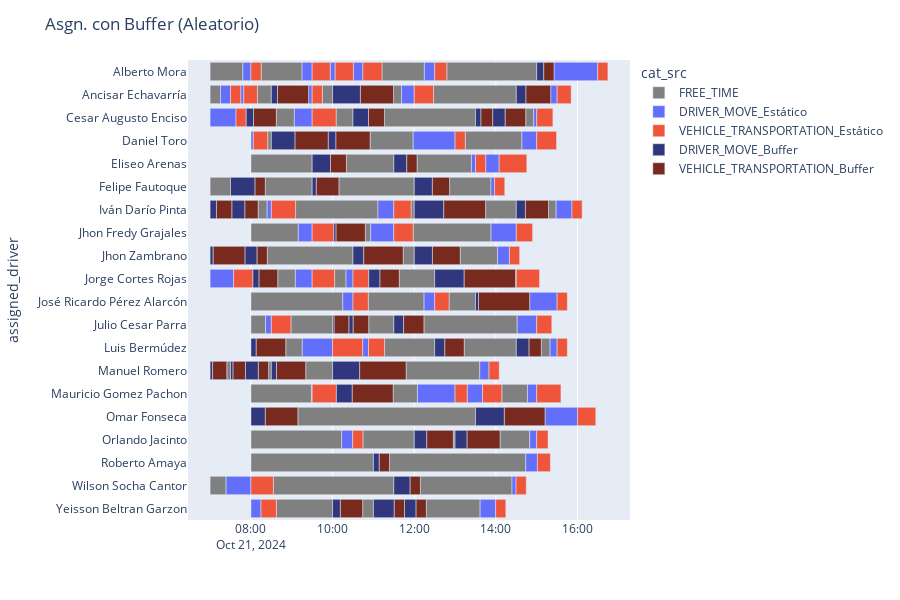

The cell this chart's notebook holds for it:
### Markdown cell above
#### Asignación dinámica con buffer

### Code cell
# ── BLOQUE 3: ASIGNACIÓN DINÁMICA CON BUFFER y ALPHA_BUFFER ─────────────────

import pandas as pd
import random
import math
from datetime import datetime, timedelta
import plotly.express as px

# — Parámetros & Seed —————————————————————————————————————————————————────────
alfred_speed            = 30
vehicle_transport_speed = 40
tiempo_previo           = 30
tiempo_gracia           = 15
tiempo_alistar          = 15
tiempo_finalizacion     = 15

BUFFER_TIME    = 60    # minutos por ventana
BUFFER_SEED    = 100   # semilla para reproducibilidad
ALPHA_BUFFER   = 0     # 0 = aleatorio, 1 = greedy por schedule_date_din

random.seed(BUFFER_SEED)

# — 1) Cargo plantilla y ventanas FREE_TIME estáticas ————————————————————————
df_cleaned = pd.read_pickle('cleaned_dyn_template.pkl')

free_windows = (
    df_moves
      .query("labor_category=='FREE_TIME'")
      [['assigned_driver','actual_start','actual_end','start_point']]
      .rename(columns={
          'actual_start':'win_start',
          'actual_end':  'win_end',
          'start_point':'win_pos'
    })
)
windows = [
    {'driver': w['assigned_driver'],
     'pos':    w['win_pos'],
     'avail':  w['win_start'],
     'end':    w['win_end']}
    for _, w in free_windows.iterrows()
]

# — 2) Eventos y ventanas ————————————————————————————————————————————————
df_events = df_cleaned.copy()
min_din = df_events['schedule_date_din'].min().floor('T')
max_din = df_events['schedule_date_din'].max().ceil('T')

window_starts = pd.date_range(
    start=min_din,
    end=max_din,
    freq=f'{BUFFER_TIME}min'
)

# — 3) Asignación por ventanas con ALPHA_BUFFER ——————————————————————————
dyn_buffer_recs = []

for win_start in window_starts:
    win_end = win_start + timedelta(minutes=BUFFER_TIME)

    # 3.1) Extraigo las órdenes de esta ventana
    ev_win = df_events[
        (df_events['schedule_date_din'] >= win_start) &
        (df_events['schedule_date_din'] < win_end)
    ].copy()

    # 3.2) Ordeno según ALPHA_BUFFER
    if ALPHA_BUFFER == 0:
        ev_win = ev_win.sample(frac=1, random_state=BUFFER_SEED).reset_index(drop=True)
    else:
        ev_win = ev_win.sort_values('schedule_date_din').reset_index(drop=True)

    # 3.3) Itero en ese orden
    for idx, row in ev_win.iterrows():
        svc   = row['service_id']
        sched = row['schedule_date']
        cat   = row['labor_category']

        if cat == 'VEHICLE_TRANSPORTATION':
            # early/late idéntico al estático
            early = row.get('prev_end', sched - timedelta(minutes=tiempo_previo))
            late  = early + timedelta(minutes=tiempo_previo + tiempo_gracia)

            # calculo duración del servicio
            dkm_s   = distance(row['map_start_point'], row['map_end_point'], method=DISTANCE_METHOD)
            drive_s = 0 if math.isnan(dkm_s) else dkm_s/vehicle_transport_speed*60
            dur_s   = tiempo_alistar + drive_s + (
                          tiempo_finalizacion if idx==len(ev_win)-1 else 0
                      )

            # candidatos en free_time
            cands = []
            for w in windows:
                dkm_m   = distance(w['pos'], row['map_start_point'], method=DISTANCE_METHOD)
                t_move  = timedelta(minutes=(0 if math.isnan(dkm_m) else dkm_m/alfred_speed*60))
                arrival = max(w['avail'], early) + t_move
                finish  = arrival + timedelta(minutes=dur_s)
                if arrival <= late and finish <= w['end']:
                    cands.append({'win':w,'arrival':arrival,'t_move':t_move})

            # selección según ALPHA_BUFFER
            pick = select_from_candidates(cands, ALPHA_BUFFER) if cands else None

            if pick:
                w      = pick['win']
                arr    = pick['arrival']
                depart = arr - pick['t_move']
                end_s  = arr + timedelta(minutes=dur_s)

                # DRIVER_MOVE_Buffer
                dyn_buffer_recs.append({
                    'service_id':      svc,
                    'labor_id':        f"{int(row['labor_id'])}_move_buf",
                    'labor_name':      'DRIVER_MOVE',
                    'labor_category':  'DRIVER_MOVE',
                    'assigned_driver': w['driver'],
                    'schedule_date':   depart,
                    'actual_start':    depart,
                    'actual_end':      arr,
                    'start_point':     w['pos'],
                    'end_point':       row['map_start_point'],
                    'src':             'Buffer'
                })
                # VEHICLE_TRANSPORTATION_Buffer
                dyn_buffer_recs.append({
                    'service_id':      svc,
                    'labor_id':        row['labor_id'],
                    'labor_name':      row['labor_name'],
                    'labor_category':  'VEHICLE_TRANSPORTATION',
                    'assigned_driver': w['driver'],
                    'schedule_date':   arr,
                    'actual_start':    arr,
                    'actual_end':      end_s,
                    'start_point':     row['map_start_point'],
                    'end_point':       row['map_end_point'],
                    'src':             'Buffer'
                })

                # actualizo ventana y marco prev_end
                w['avail'], w['pos'] = end_s, row['map_end_point']
                ev_win.at[idx,'prev_end'] = end_s

            else:
                # fallido
                dyn_buffer_recs.append({
                    'service_id':      svc,
                    'labor_id':        row['labor_id'],
                    'labor_name':      row['labor_name'],
                    'labor_category':  'VEHICLE_TRANSPORTATION',
                    'assigned_driver': pd.NA,
                    'schedule_date':   sched,
                    'actual_start':    pd.NaT,
                    'actual_end':      pd.NaT,
                    'start_point':     row['map_start_point'],
                    'end_point':       row['map_end_point'],
                    'src':             'Buffer'
                })

        else:
            # no‐transportes igual que estático
            astart = row.get('prev_end', sched)
            adur   = avg_times_map.get(row['labor_name'], tiempo_other)
            aend   = astart + timedelta(minutes=adur)
            dyn_buffer_recs.append({
                'service_id':      svc,
                'labor_id':        row['labor_id'],
                'labor_name':      row['labor_name'],
                'labor_category':  row['labor_category'],
                'assigned_driver': pd.NA,
                'schedule_date':   sched,
                'actual_start':    astart,
                'actual_end':      aend,
                'start_point':     row['map_start_point'],
                'end_point':       row['map_end_point'],
                'src':             'Buffer'
            })
            ev_win.at[idx,'prev_end'] = aend

# — 4) Concateno y reconstruyo timeline igual que antes ———————————————————————
svc_static = (
    df_moves
      .query("labor_category=='VEHICLE_TRANSPORTATION'")
      .assign(src='Estático')
)
svc_buf = (
    pd.DataFrame(dyn_buffer_recs)
      .query("labor_category=='VEHICLE_TRANSPORTATION'")
)

all_srv = pd.concat([svc_static, svc_buf], ignore_index=True)
all_srv = all_srv.sort_values(['assigned_driver','actual_start']).reset_index(drop=True)

# reconstruyo FREE_TIME + DRIVER_MOVE + SERVICE
timeline = []
initial  = {}
tz       = df_moves['schedule_date'].dt.tz
fd       = df_moves['schedule_date'].dt.date.min()

for _, d in directorio_df[directorio_df['city']=='BOGOTA'].iterrows():
    if pd.isna(d['latitud']): continue
    nm = d["ALFRED'S"]
    initial[nm] = {
        'pos': f"POINT ({d['longitud']} {d['latitud']})",
        'end': pd.Timestamp(
            datetime.combine(fd, datetime.strptime(d['start_time'],'%H:%M:%S').time())
        ).tz_localize(tz)
    }

for driver, grp in all_srv.groupby('assigned_driver'):
    last_pos = initial[driver]['pos']
    last_end = initial[driver]['end']
    for _, e in grp.iterrows():
        start, end = e['actual_start'], e['actual_end']
        sp, ep     = e['start_point'], e['end_point']
        # FREE_TIME
        dkm_m  = distance(last_pos, sp, method=DISTANCE_METHOD)
        t_m    = timedelta(minutes=(0 if math.isnan(dkm_m) else dkm_m/alfred_speed*60))
        depart = max(last_end, start - t_m)
        if depart > last_end:
            timeline.append({
                'service_id':     pd.NA,
                'labor_id':       f"{driver}_free",
                'labor_name':     'FREE_TIME',
                'labor_category':'FREE_TIME',
                'assigned_driver':driver,
                'schedule_date':  depart,
                'actual_start':   last_end,
                'actual_end':     depart,
                'start_point':    last_pos,
                'end_point':      last_pos,
                'src':            ''
            })
        # DRIVER_MOVE
        timeline.append({
            'service_id':     e['service_id'],
            'labor_id':       f"{int(e['labor_id'])}_move",
            'labor_name':     'DRIVER_MOVE',
            'labor_category':'DRIVER_MOVE',
            'assigned_driver':driver,
            'schedule_date':  e['schedule_date'],
            'actual_start':   depart,
            'actual_end':     start,
            'start_point':    last_pos,
            'end_point':      sp,
            'src':            e['src']
        })
        # SERVICE
        timeline.append({
            'service_id':      e['service_id'],
            'labor_id':        int(e['labor_id']),
            'labor_name':      e['labor_name'],
            'labor_category':  e['labor_category'],
            'assigned_driver': driver,
            'schedule_date':   e['schedule_date'],
            'actual_start':    start,
            'actual_end':      end,
            'start_point':     sp,
            'end_point':       ep,
            'src':             e['src']
        })
        last_end = end
        last_pos = ep

# DataFrame de timeline final para buffer
df_tl = pd.DataFrame(timeline)
df_tl['duration_min'] = (
    (df_tl['actual_end'] - df_tl['actual_start']).dt.total_seconds()/60
).round(1)

# **Dejo disponible para métricas**  
df_timeline_buffer = df_tl.copy()

# — 5) Dibujo GANTT combinado —————————————————————————————————————————————
def darken_hex(hex_color, factor=0.5):
    h = hex_color.lstrip('#')
    r,g,b = (int(h[i:i+2],16) for i in (0,2,4))
    return f'#{int(r*factor):02x}{int(g*factor):02x}{int(b*factor):02x}'

show = ['FREE_TIME','DRIVER_MOVE','VEHICLE_TRANSPORTATION']
df_plot = df_timeline_buffer[df_timeline_buffer['labor_category'].isin(show)].copy()
df_plot['cat_src'] = df_plot.apply(
    lambda r: 'FREE_TIME'
              if r['labor_category']=='FREE_TIME'
              else f"{r['labor_category']}_{r['src']}",
    axis=1
)

colors = {
    'FREE_TIME':                        'gray',
    'DRIVER_MOVE_Estático':             px.colors.qualitative.Plotly[0],
    'DRIVER_MOVE_Buffer':               darken_hex(px.colors.qualitative.Plotly[0],0.5),
    'VEHICLE_TRANSPORTATION_Estático':  px.colors.qualitative.Plotly[1],
    'VEHICLE_TRANSPORTATION_Buffer':    darken_hex(px.colors.qualitative.Plotly[1],0.5),
}

fig = px.timeline(
    df_plot,
    x_start="actual_start", x_end="actual_end",
    y="assigned_driver",
    color="cat_src",
    color_discrete_map=colors,
    hover_data=[
        "labor_name","service_id","labor_id",
        "schedule_date","duration_min",
        "start_point","end_point","src"
    ]
)
fig.update_yaxes(autorange="reversed")
fig.update_layout(
    height=600,
    title=f"Asgn. con Buffer ({'Greedy' if ALPHA_BUFFER==1 else 'Aleatorio'})"
)
fig.show()

### Figure 1 — Plotly figure (JSON) as saved in the notebook; plotly's stock layout.template omitted (floating-point values rounded to 4 significant figures; data arrays with more than 128 entries replaced by an {"elided": "..."} marker saying what was removed)
{"data": [{"base": ["2024-10-21T07:00:00.000000000", "2024-10-21T08:15:00.000000000", "2024-10-21T11:12:36.081079000", "2024-10-21T12:47:52.565126000", "2024-10-21T07:00:00.000000000", "2024-10-21T08:09:32.435722000", "2024-10-21T09:45:00.000000000", "2024-10-21T11:29:33.335199000", "2024-10-21T12:28:22.135002000", "2024-10-21T08:37:14.379409000", "2024-10-21T10:05:10.417188000", "2024-10-21T11:16:18.978247000", "2024-10-21T14:43:48.114843000", "2024-10-21T08:24:38.223934000", "2024-10-21T10:55:06.336408000", "2024-10-21T13:15:00.000000000", "2024-10-21T08:00:00.000000000", "2024-10-21T10:20:19.841105000", "2024-10-21T12:04:04.623024000", "2024-10-21T07:00:00.000000000", "2024-10-21T08:21:05.351018000", "2024-10-21T10:09:17.501100000", "2024-10-21T12:51:57.522459000", "2024-10-21T08:10:36.709389000", "2024-10-21T09:05:36.882108000", "2024-10-21T11:55:18.944273000", "2024-10-21T13:44:52.806938000", "2024-10-21T15:17:18.340184000", "2024-10-21T08:00:00.000000000", "2024-10-21T10:48:05.722918000", "2024-10-21T11:58:22.135002000", "2024-10-21T08:24:07.521181000", "2024-10-21T11:43:43.352431000", "2024-10-21T13:07:35.003091000", "2024-10-21T08:39:26.472925000", "2024-10-21T10:02:59.288271000", "2024-10-21T11:38:01.336252000", "2024-10-21T08:00:00.000000000", "2024-10-21T10:52:30.905831000", "2024-10-21T12:51:11.796208000", "2024-10-21T08:00:00.000000000", "2024-10-21T08:58:47.955690000", "2024-10-21T10:53:05.252381000", "2024-10-21T12:14:11.916200000", "2024-10-21T08:51:11.775264000", "2024-10-21T11:16:21.722901000", "2024-10-21T13:13:25.432702000", "2024-10-21T15:06:42.721832000", "2024-10-21T07:24:33.179152000", "2024-10-21T08:25:57.437638000", "2024-10-21T09:20:29.551187000", "2024-10-21T11:47:59.960836000", "2024-10-21T08:00:00.000000000", "2024-10-21T11:29:01.574016000", "2024-10-21T14:08:43.815845000", "2024-10-21T09:08:58.808307000", "2024-10-21T08:00:00.000000000", "2024-10-21T10:44:36.875218000", "2024-10-21T12:57:24.028172000", "2024-10-21T14:06:04.268200000", "2024-10-21T08:00:00.000000000", "2024-10-21T11:23:40.291855000", "2024-10-21T07:00:00.000000000", "2024-10-21T08:32:57.899997000", "2024-10-21T12:09:01.285511000", "2024-10-21T08:37:24.718092000", "2024-10-21T10:44:12.709431000", "2024-10-21T12:17:44.109498000"], "customdata": {"elided": "68x8 mixed values"}, "hovertemplate": "cat_src=FREE_TIME<br>actual_start=%{base}<br>actual_end=%{x}<br>assigned_driver=%{y}<br>labor_name=%{customdata[0]}<br>service_id=%{customdata[1]}<br>labor_id=%{customdata[2]}<br>schedule_date=%{customdata[3]}<br>duration_min=%{customdata[4]}<br>start_point=%{customdata[5]}<br>end_point=%{customdata[6]}<br>src=%{customdata[7]}<extra></extra>", "legendgroup": "FREE_TIME", "marker": {"color": "gray", "pattern": {"shape": ""}}, "name": "FREE_TIME", "orientation": "h", "showlegend": true, "textposition": "auto", "type": "bar", "x": [2893317, 3609359, 3737474, 7927434, 922032, 1227564, 900000, 711620, 7297864, 1596693, 1489582, 8021021, 708355, 321776, 3799780, 4997012, 5400000, 4180158, 4801132, 1800000, 4134648, 6642498, 3649002, 795347, 7265343, 281055, 2707193, 672805, 4180169, 473373, 6871243, 7552478, 976647, 3291211, 1554571, 1009395, 3118663, 8098997, 4918539, 2328203, 1292540, 3672044, 2214747, 8227592, 1458115, 4418277, 4594567, 776224, 326820, 242562, 2370448, 6497401, 5334741, 2141968, 2260991, 15661191, 7998927, 4523124, 155971, 2623546, 10800000, 12014967, 1410559, 10622100, 8081345, 4955281, 947290, 4747526], "xaxis": "x", "y": ["Alberto Mora", "Alberto Mora", "Alberto Mora", "Alberto Mora", "Ancisar Echavarría", "Ancisar Echavarría", "Ancisar Echavarría", "Ancisar Echavarría", "Ancisar Echavarría", "Cesar Augusto Enciso", "Cesar Augusto Enciso", "Cesar Augusto Enciso", "Cesar Augusto Enciso", "Daniel Toro", "Daniel Toro", "Daniel Toro", "Eliseo Arenas", "Eliseo Arenas", "Eliseo Arenas", "Felipe Fautoque", "Felipe Fautoque", "Felipe Fautoque", "Felipe Fautoque", "Iván Darío Pinta", "Iván Darío Pinta", "Iván Darío Pinta", "Iván Darío Pinta", "Iván Darío Pinta", "Jhon Fredy Grajales", "Jhon Fredy Grajales", "Jhon Fredy Grajales", "Jhon Zambrano", "Jhon Zambrano", "Jhon Zambrano", "Jorge Cortes Rojas", "Jorge Cortes Rojas", "Jorge Cortes Rojas", "José Ricardo Pérez Alarcón", "José Ricardo Pérez Alarcón", "José Ricardo Pérez Alarcón", "Julio Cesar Parra", "Julio Cesar Parra", "Julio Cesar Parra", "Julio Cesar Parra", "Luis Bermúdez", "Luis Bermúdez", "Luis Bermúdez", "Luis Bermúdez", "Manuel Romero", "Manuel Romero", "Manuel Romero", "Manuel Romero", "Mauricio Gomez Pachon", "Mauricio Gomez Pachon", "Mauricio Gomez Pachon", "Omar Fonseca", "Orlando Jacinto", "Orlando Jacinto", "Orlando Jacinto", "Orlando Jacinto", "Roberto Amaya", "Roberto Amaya", "Wilson Socha Cantor", "Wilson Socha Cantor", "Wilson Socha Cantor", "Yeisson Beltran Garzon", "Yeisson Beltran Garzon", "Yeisson Beltran Garzon"], "yaxis": "y"}, {"base": ["2024-10-21T07:48:13.317556000", "2024-10-21T09:15:09.359055000", "2024-10-21T09:56:38.406334000", "2024-10-21T10:30:37.599225000", "2024-10-21T12:14:53.555919000", "2024-10-21T15:25:22.167821000", "2024-10-21T07:15:22.032408000", "2024-10-21T07:45:00.000000000", "2024-10-21T09:24:45.497913000", "2024-10-21T11:41:24.955353000", "2024-10-21T15:20:32.688965000", "2024-10-21T07:00:00.000000000", "2024-10-21T09:03:51.072415000", "2024-10-21T14:55:36.470416000", "2024-10-21T08:00:00.000000000", "2024-10-21T11:58:26.117369000", "2024-10-21T14:38:17.012951000", "2024-10-21T13:24:05.755469000", "2024-10-21T13:45:00.000000000", "2024-10-21T13:52:46.524584000", "2024-10-21T08:23:52.056750000", "2024-10-21T11:06:42.225935000", "2024-10-21T15:28:31.146118000", "2024-10-21T09:09:40.169039000", "2024-10-21T10:55:59.096197000", "2024-10-21T13:52:53.378411000", "2024-10-21T14:02:26.215080000", "2024-10-21T07:00:00.000000000", "2024-10-21T09:05:21.044612000", "2024-10-21T10:19:48.683983000", "2024-10-21T14:28:50.650299000", "2024-10-21T10:14:58.997184000", "2024-10-21T12:14:29.445022000", "2024-10-21T14:49:38.056348000", "2024-10-21T08:21:32.540617000", "2024-10-21T14:31:19.509101000", "2024-10-21T09:15:29.890523000", "2024-10-21T10:44:10.899666000", "2024-10-21T15:19:38.946410000", "2024-10-21T13:36:17.362688000", "2024-10-21T09:28:54.741547000", "2024-10-21T12:04:43.542875000", "2024-10-21T13:17:52.565126000", "2024-10-21T14:46:24.806928000", "2024-10-21T15:12:09.531010000", "2024-10-21T10:13:18.927125000", "2024-10-21T14:49:47.814739000", "2024-10-21T14:43:55.259363000", "2024-10-21T07:23:30.559357000", "2024-10-21T14:23:42.630687000", "2024-10-21T08:00:00.000000000", "2024-10-21T13:36:51.636136000"], "customdata": {"elided": "52x8 mixed values"}, "hovertemplate": "cat_src=DRIVER_MOVE_Estático<br>actual_start=%{base}<br>actual_end=%{x}<br>assigned_driver=%{y}<br>labor_name=%{customdata[0]}<br>service_id=%{customdata[1]}<br>labor_id=%{customdata[2]}<br>schedule_date=%{customdata[3]}<br>duration_min=%{customdata[4]}<br>start_point=%{customdata[5]}<br>end_point=%{customdata[6]}<br>src=%{customdata[7]}<extra></extra>", "legendgroup": "DRIVER_MOVE_Estático", "marker": {"color": "#636EFA", "pattern": {"shape": ""}}, "name": "DRIVER_MOVE_Estático", "orientation": "h", "showlegend": true, "textposition": "auto", "type": "bar", "x": [706682, 890640, 429080, 836620, 906444, 3854707, 877967, 271075, 314502, 1115044, 567311, 2285251, 1568927, 263529, 210994, 3693882, 1302987, 354244, 1188032, 314666, 367943, 1397774, 1396222, 1219830, 2040903, 2226621, 1049725, 2075074, 1478955, 611316, 69349, 901002, 930554, 2421943, 507459, 1720490, 2670109, 516462, 621053, 818577, 65258, 3316457, 1349115, 815193, 2870468, 977948, 612185, 1024740, 2189440, 354244, 889709, 1365239], "xaxis": "x", "y": ["Alberto Mora", "Alberto Mora", "Alberto Mora", "Alberto Mora", "Alberto Mora", "Alberto Mora", "Ancisar Echavarría", "Ancisar Echavarría", "Ancisar Echavarría", "Ancisar Echavarría", "Ancisar Echavarría", "Cesar Augusto Enciso", "Cesar Augusto Enciso", "Cesar Augusto Enciso", "Daniel Toro", "Daniel Toro", "Daniel Toro", "Eliseo Arenas", "Eliseo Arenas", "Felipe Fautoque", "Iván Darío Pinta", "Iván Darío Pinta", "Iván Darío Pinta", "Jhon Fredy Grajales", "Jhon Fredy Grajales", "Jhon Fredy Grajales", "Jhon Zambrano", "Jorge Cortes Rojas", "Jorge Cortes Rojas", "Jorge Cortes Rojas", "Jorge Cortes Rojas", "José Ricardo Pérez Alarcón", "José Ricardo Pérez Alarcón", "José Ricardo Pérez Alarcón", "Julio Cesar Parra", "Julio Cesar Parra", "Luis Bermúdez", "Luis Bermúdez", "Luis Bermúdez", "Manuel Romero", "Mauricio Gomez Pachon", "Mauricio Gomez Pachon", "Mauricio Gomez Pachon", "Mauricio Gomez Pachon", "Omar Fonseca", "Orlando Jacinto", "Orlando Jacinto", "Roberto Amaya", "Wilson Socha Cantor", "Wilson Socha Cantor", "Yeisson Beltran Garzon", "Yeisson Beltran Garzon"], "yaxis": "y"}, {"base": ["2024-10-21T08:00:00.000000000", "2024-10-21T09:30:00.000000000", "2024-10-21T10:03:47.487315000", "2024-10-21T10:44:34.219989000", "2024-10-21T12:30:00.000000000", "2024-10-21T16:29:36.875218000", "2024-10-21T07:30:00.000000000", "2024-10-21T07:49:31.075617000", "2024-10-21T09:30:00.000000000", "2024-10-21T12:00:00.000000000", "2024-10-21T15:30:00.000000000", "2024-10-21T07:38:05.251298000", "2024-10-21T09:30:00.000000000", "2024-10-21T15:00:00.000000000", "2024-10-21T08:03:30.994396000", "2024-10-21T13:00:00.000000000", "2024-10-21T15:00:00.000000000", "2024-10-21T13:30:00.000000000", "2024-10-21T14:04:48.032459000", "2024-10-21T13:58:01.191398000", "2024-10-21T08:30:00.000000000", "2024-10-21T11:30:00.000000000", "2024-10-21T15:51:47.368146000", "2024-10-21T09:30:00.000000000", "2024-10-21T11:30:00.000000000", "2024-10-21T14:30:00.000000000", "2024-10-21T14:19:55.940100000", "2024-10-21T07:34:35.074382000", "2024-10-21T09:30:00.000000000", "2024-10-21T10:30:00.000000000", "2024-10-21T14:30:00.000000000", "2024-10-21T10:30:00.000000000", "2024-10-21T12:30:00.000000000", "2024-10-21T15:30:00.000000000", "2024-10-21T08:30:00.000000000", "2024-10-21T15:00:00.000000000", "2024-10-21T10:00:00.000000000", "2024-10-21T10:52:47.361939000", "2024-10-21T15:30:00.000000000", "2024-10-21T13:49:55.940100000", "2024-10-21T09:30:00.000000000", "2024-10-21T13:00:00.000000000", "2024-10-21T13:40:21.680843000", "2024-10-21T15:00:00.000000000", "2024-10-21T16:00:00.000000000", "2024-10-21T10:29:36.875218000", "2024-10-21T15:00:00.000000000", "2024-10-21T15:01:00.000000000", "2024-10-21T08:00:00.000000000", "2024-10-21T14:29:36.875218000", "2024-10-21T08:14:49.709667000", "2024-10-21T13:59:36.875218000"], "customdata": {"elided": "52x8 mixed values"}, "hovertemplate": "cat_src=VEHICLE_TRANSPORTATION_Estático<br>actual_start=%{base}<br>actual_end=%{x}<br>assigned_driver=%{y}<br>labor_name=%{customdata[0]}<br>service_id=%{customdata[1]}<br>labor_id=%{customdata[2]}<br>schedule_date=%{customdata[3]}<br>duration_min=%{customdata[4]}<br>start_point=%{customdata[5]}<br>end_point=%{customdata[6]}<br>src=%{customdata[7]}<extra></extra>", "legendgroup": "VEHICLE_TRANSPORTATION_Estático", "marker": {"color": "#EF553B", "pattern": {"shape": ""}}, "name": "VEHICLE_TRANSPORTATION_Estático", "orientation": "h", "showlegend": true, "textposition": "auto", "type": "bar", "x": [900000, 1598406, 1610111, 1681861, 1072565, 900000, 900000, 1201360, 900000, 1702135, 1237175, 900000, 2110417, 1426725, 1267229, 900000, 1750093, 900000, 2439316, 900000, 2136882, 1518944, 900000, 1915874, 1702135, 1438616, 900000, 1702135, 1979288, 1388406, 2050155, 1350905, 1271796, 900000, 1727955, 1330814, 2650899, 1414360, 900000, 900000, 2137385, 1072565, 1702135, 2137385, 1609064, 900000, 1001601, 1143923, 1977899, 900000, 1355008, 900000], "xaxis": "x", "y": ["Alberto Mora", "Alberto Mora", "Alberto Mora", "Alberto Mora", "Alberto Mora", "Alberto Mora", "Ancisar Echavarría", "Ancisar Echavarría", "Ancisar Echavarría", "Ancisar Echavarría", "Ancisar Echavarría", "Cesar Augusto Enciso", "Cesar Augusto Enciso", "Cesar Augusto Enciso", "Daniel Toro", "Daniel Toro", "Daniel Toro", "Eliseo Arenas", "Eliseo Arenas", "Felipe Fautoque", "Iván Darío Pinta", "Iván Darío Pinta", "Iván Darío Pinta", "Jhon Fredy Grajales", "Jhon Fredy Grajales", "Jhon Fredy Grajales", "Jhon Zambrano", "Jorge Cortes Rojas", "Jorge Cortes Rojas", "Jorge Cortes Rojas", "Jorge Cortes Rojas", "José Ricardo Pérez Alarcón", "José Ricardo Pérez Alarcón", "José Ricardo Pérez Alarcón", "Julio Cesar Parra", "Julio Cesar Parra", "Luis Bermúdez", "Luis Bermúdez", "Luis Bermúdez", "Manuel Romero", "Mauricio Gomez Pachon", "Mauricio Gomez Pachon", "Mauricio Gomez Pachon", "Mauricio Gomez Pachon", "Omar Fonseca", "Orlando Jacinto", "Orlando Jacinto", "Roberto Amaya", "Wilson Socha Cantor", "Wilson Socha Cantor", "Yeisson Beltran Garzon", "Yeisson Beltran Garzon"], "yaxis": "y"}, {"base": ["2024-10-21T15:00:00.000000000", "2024-10-21T08:30:00.000000000", "2024-10-21T10:00:00.000000000", "2024-10-21T14:30:00.000000000", "2024-10-21T07:53:05.251298000", "2024-10-21T10:30:00.000000000", "2024-10-21T13:30:00.000000000", "2024-10-21T13:55:13.046436000", "2024-10-21T08:30:00.000000000", "2024-10-21T09:53:31.883143000", "2024-10-21T09:30:00.000000000", "2024-10-21T11:30:00.000000000", "2024-10-21T07:30:00.000000000", "2024-10-21T09:30:00.000000000", "2024-10-21T12:00:00.000000000", "2024-10-21T07:00:00.000000000", "2024-10-21T07:31:54.366469000", "2024-10-21T12:00:00.000000000", "2024-10-21T14:30:00.000000000", "2024-10-21T10:01:55.874222000", "2024-10-21T07:00:00.000000000", "2024-10-21T07:51:10.900606000", "2024-10-21T10:30:00.000000000", "2024-10-21T12:00:00.000000000", "2024-10-21T08:02:57.209384000", "2024-10-21T10:53:08.406243000", "2024-10-21T12:30:00.000000000", "2024-10-21T13:30:00.000000000", "2024-10-21T10:00:00.000000000", "2024-10-21T10:23:52.691210000", "2024-10-21T11:30:00.000000000", "2024-10-21T08:00:00.000000000", "2024-10-21T12:30:00.000000000", "2024-10-21T14:30:00.000000000", "2024-10-21T07:00:00.000000000", "2024-10-21T07:30:00.000000000", "2024-10-21T07:51:55.583928000", "2024-10-21T08:30:00.000000000", "2024-10-21T10:00:00.000000000", "2024-10-21T10:05:37.385779000", "2024-10-21T08:00:00.000000000", "2024-10-21T13:30:00.000000000", "2024-10-21T12:00:00.000000000", "2024-10-21T13:00:00.000000000", "2024-10-21T11:00:00.000000000", "2024-10-21T11:30:00.000000000", "2024-10-21T10:00:00.000000000", "2024-10-21T11:00:00.000000000", "2024-10-21T11:45:41.151256000"], "customdata": {"elided": "49x8 mixed values"}, "hovertemplate": "cat_src=DRIVER_MOVE_Buffer<br>actual_start=%{base}<br>actual_end=%{x}<br>assigned_driver=%{y}<br>labor_name=%{customdata[0]}<br>service_id=%{customdata[1]}<br>labor_id=%{customdata[2]}<br>schedule_date=%{customdata[3]}<br>duration_min=%{customdata[4]}<br>start_point=%{customdata[5]}<br>end_point=%{customdata[6]}<br>src=%{customdata[7]}<extra></extra>", "legendgroup": "DRIVER_MOVE_Buffer", "marker": {"color": "#31377d", "pattern": {"shape": ""}}, "name": "DRIVER_MOVE_Buffer", "orientation": "h", "showlegend": true, "textposition": "auto", "type": "bar", "x": [622167, 545859, 2456007, 855014, 645631, 1367673, 485423, 1111453, 2094555, 686677, 1617107, 1144623, 2165351, 367177, 1601762, 561841, 1160427, 2606922, 804962, 194032, 275685, 1076620, 947536, 1606756, 543389, 990795, 2606922, 266980, 139852, 387880, 861608, 469640, 903297, 1130156, 220428, 225483, 1141853, 453734, 2389553, 1401783, 1269879, 2547785, 1109799, 1063897, 520291, 1441285, 689234, 1841151, 1022958], "xaxis": "x", "y": ["Alberto Mora", "Ancisar Echavarría", "Ancisar Echavarría", "Ancisar Echavarría", "Cesar Augusto Enciso", "Cesar Augusto Enciso", "Cesar Augusto Enciso", "Cesar Augusto Enciso", "Daniel Toro", "Daniel Toro", "Eliseo Arenas", "Eliseo Arenas", "Felipe Fautoque", "Felipe Fautoque", "Felipe Fautoque", "Iván Darío Pinta", "Iván Darío Pinta", "Iván Darío Pinta", "Iván Darío Pinta", "Jhon Fredy Grajales", "Jhon Zambrano", "Jhon Zambrano", "Jhon Zambrano", "Jhon Zambrano", "Jorge Cortes Rojas", "Jorge Cortes Rojas", "Jorge Cortes Rojas", "José Ricardo Pérez Alarcón", "Julio Cesar Parra", "Julio Cesar Parra", "Julio Cesar Parra", "Luis Bermúdez", "Luis Bermúdez", "Luis Bermúdez", "Manuel Romero", "Manuel Romero", "Manuel Romero", "Manuel Romero", "Manuel Romero", "Mauricio Gomez Pachon", "Omar Fonseca", "Omar Fonseca", "Orlando Jacinto", "Orlando Jacinto", "Roberto Amaya", "Wilson Socha Cantor", "Yeisson Beltran Garzon", "Yeisson Beltran Garzon", "Yeisson Beltran Garzon"], "yaxis": "y"}, {"base": ["2024-10-21T15:10:22.167821000", "2024-10-21T08:39:05.859505000", "2024-10-21T10:40:56.007937000", "2024-10-21T14:44:15.014703000", "2024-10-21T08:03:50.882375000", "2024-10-21T10:52:47.673838000", "2024-10-21T13:38:05.423854000", "2024-10-21T14:13:44.499853000", "2024-10-21T09:04:54.555881000", "2024-10-21T10:04:58.560148000", "2024-10-21T09:56:57.107422000", "2024-10-21T11:49:04.623024000", "2024-10-21T08:06:05.351018000", "2024-10-21T09:36:07.177239000", "2024-10-21T12:26:41.762800000", "2024-10-21T07:09:21.841749000", "2024-10-21T07:51:14.793807000", "2024-10-21T12:43:26.922083000", "2024-10-21T14:43:24.962504000", "2024-10-21T10:05:09.906562000", "2024-10-21T07:04:35.685739000", "2024-10-21T08:09:07.521181000", "2024-10-21T10:45:47.536075000", "2024-10-21T12:26:46.756619000", "2024-10-21T08:12:00.598771000", "2024-10-21T11:09:39.201250000", "2024-10-21T13:13:26.922083000", "2024-10-21T13:34:26.980964000", "2024-10-21T10:02:19.852715000", "2024-10-21T10:30:20.571975000", "2024-10-21T11:44:21.608509000", "2024-10-21T08:07:49.640262000", "2024-10-21T12:45:03.297700000", "2024-10-21T14:48:50.156706000", "2024-10-21T07:03:40.428843000", "2024-10-21T07:33:45.483301000", "2024-10-21T08:10:57.437638000", "2024-10-21T08:37:33.734831000", "2024-10-21T10:39:49.553088000", "2024-10-21T10:28:59.169280000", "2024-10-21T08:21:09.879294000", "2024-10-21T14:12:27.785794000", "2024-10-21T12:18:29.799047000", "2024-10-21T13:17:43.897901000", "2024-10-21T11:08:40.291855000", "2024-10-21T11:54:01.285511000", "2024-10-21T10:11:29.234519000", "2024-10-21T11:30:41.151256000", "2024-10-21T12:02:44.109498000"], "customdata": {"elided": "49x8 mixed values"}, "hovertemplate": "cat_src=VEHICLE_TRANSPORTATION_Buffer<br>actual_start=%{base}<br>actual_end=%{x}<br>assigned_driver=%{y}<br>labor_name=%{customdata[0]}<br>service_id=%{customdata[1]}<br>labor_id=%{customdata[2]}<br>schedule_date=%{customdata[3]}<br>duration_min=%{customdata[4]}<br>start_point=%{customdata[5]}<br>end_point=%{customdata[6]}<br>src=%{customdata[7]}<extra></extra>", "legendgroup": "VEHICLE_TRANSPORTATION_Buffer", "marker": {"color": "#772a1d", "pattern": {"shape": ""}}, "name": "VEHICLE_TRANSPORTATION_Buffer", "orientation": "h", "showlegend": true, "textposition": "auto", "type": "bar", "x": [900000, 2739638, 2917327, 2177674, 2003497, 1411304, 1027622, 1803614, 2917327, 3007776, 1402733, 900000, 900000, 1990323, 1515759, 1352524, 1161915, 3685884, 2033377, 2575816, 2795214, 900000, 3475816, 2448246, 1645874, 1702135, 4523728, 4511075, 1292838, 1364680, 1790307, 2602135, 1702135, 1072565, 1252750, 1090100, 900000, 2575816, 4090407, 3602404, 2868929, 3581745, 2334229, 2900370, 900000, 900000, 1963474, 900000, 900000], "xaxis": "x", "y": ["Alberto Mora", "Ancisar Echavarría", "Ancisar Echavarría", "Ancisar Echavarría", "Cesar Augusto Enciso", "Cesar Augusto Enciso", "Cesar Augusto Enciso", "Cesar Augusto Enciso", "Daniel Toro", "Daniel Toro", "Eliseo Arenas", "Eliseo Arenas", "Felipe Fautoque", "Felipe Fautoque", "Felipe Fautoque", "Iván Darío Pinta", "Iván Darío Pinta", "Iván Darío Pinta", "Iván Darío Pinta", "Jhon Fredy Grajales", "Jhon Zambrano", "Jhon Zambrano", "Jhon Zambrano", "Jhon Zambrano", "Jorge Cortes Rojas", "Jorge Cortes Rojas", "Jorge Cortes Rojas", "José Ricardo Pérez Alarcón", "Julio Cesar Parra", "Julio Cesar Parra", "Julio Cesar Parra", "Luis Bermúdez", "Luis Bermúdez", "Luis Bermúdez", "Manuel Romero", "Manuel Romero", "Manuel Romero", "Manuel Romero", "Manuel Romero", "Mauricio Gomez Pachon", "Omar Fonseca", "Omar Fonseca", "Orlando Jacinto", "Orlando Jacinto", "Roberto Amaya", "Wilson Socha Cantor", "Yeisson Beltran Garzon", "Yeisson Beltran Garzon", "Yeisson Beltran Garzon"], "yaxis": "y"}], "layout": {"barmode": "overlay", "height": 600, "legend": {"title": {"text": "cat_src"}, "tracegroupgap": 0}, "margin": {"t": 60}, "title": {"text": "Asgn. con Buffer (Aleatorio)"}, "xaxis": {"anchor": "y", "domain": [0, 1], "type": "date"}, "yaxis": {"anchor": "x", "autorange": "reversed", "domain": [0, 1], "title": {"text": "assigned_driver"}}}}
